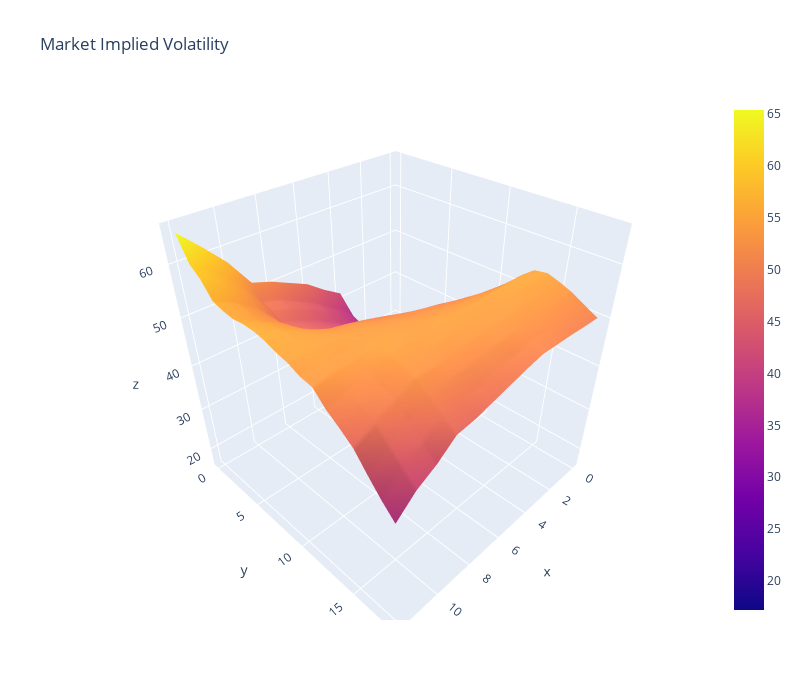

The notebook cell this image was saved under:
### Code cell
vol_maturities = [1,2,3,4,5,6,7,8,9,10,15,20,30]
vol_tenors = [1/12, 2/12, 3/12, 6/12,9/12, 1, 18/12, 2,3,4,5,6,7,10,12,15,20,25,30]
vols = df_implied.values*10000

fig = go.Figure(data=[go.Surface(z=eur6m_bpvols_data)])

fig.update_layout(title='Market Implied Volatility', autosize=True,
                  width=800, height=700)

### Figure 1 — Plotly figure (JSON) as saved in the notebook; plotly's stock layout.template omitted (floating-point values rounded to 4 significant figures; data arrays with more than 128 entries replaced by an {"elided": "..."} marker saying what was removed)
{"data": [{"type": "surface", "z": {"elided": "19x13 float values"}}], "layout": {"autosize": true, "height": 700, "title": {"text": "Market Implied Volatility"}, "width": 800}}
